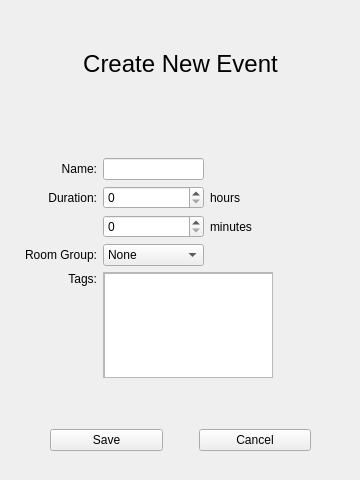
<?xml version="1.0" encoding="UTF-8"?>
<ui version="4.0">
 <class>EventCreateWindow</class>
 <widget class="QMainWindow" name="EventCreateWindow">
  <property name="windowModality">
   <enum>Qt::ApplicationModal</enum>
  </property>
  <property name="geometry">
   <rect>
    <x>0</x>
    <y>0</y>
    <width>360</width>
    <height>480</height>
   </rect>
  </property>
  <property name="sizePolicy">
   <sizepolicy hsizetype="Fixed" vsizetype="Fixed">
    <horstretch>0</horstretch>
    <verstretch>0</verstretch>
   </sizepolicy>
  </property>
  <property name="minimumSize">
   <size>
    <width>360</width>
    <height>480</height>
   </size>
  </property>
  <property name="maximumSize">
   <size>
    <width>360</width>
    <height>480</height>
   </size>
  </property>
  <property name="windowTitle">
   <string>MainView</string>
  </property>
  <widget class="QWidget" name="centralwidget">
   <widget class="QWidget" name="verticalLayoutWidget">
    <property name="geometry">
     <rect>
      <x>20</x>
      <y>20</y>
      <width>321</width>
      <height>441</height>
     </rect>
    </property>
    <layout class="QVBoxLayout" name="verticalLayout">
     <property name="bottomMargin">
      <number>10</number>
     </property>
     <item>
      <widget class="QLabel" name="TitleWindow">
       <property name="font">
        <font>
         <pointsize>18</pointsize>
        </font>
       </property>
       <property name="text">
        <string>Create New Event</string>
       </property>
       <property name="alignment">
        <set>Qt::AlignCenter</set>
       </property>
      </widget>
     </item>
     <item>
      <spacer name="verticalSpacer">
       <property name="orientation">
        <enum>Qt::Vertical</enum>
       </property>
       <property name="sizeType">
        <enum>QSizePolicy::Maximum</enum>
       </property>
       <property name="sizeHint" stdset="0">
        <size>
         <width>20</width>
         <height>40</height>
        </size>
       </property>
      </spacer>
     </item>
     <item>
      <layout class="QGridLayout" name="gridLayout">
       <property name="sizeConstraint">
        <enum>QLayout::SetDefaultConstraint</enum>
       </property>
       <property name="leftMargin">
        <number>5</number>
       </property>
       <property name="topMargin">
        <number>5</number>
       </property>
       <property name="rightMargin">
        <number>5</number>
       </property>
       <property name="bottomMargin">
        <number>5</number>
       </property>
       <item row="1" column="1">
        <widget class="QSpinBox" name="FieldHours"/>
       </item>
       <item row="2" column="1">
        <widget class="QSpinBox" name="FieldMinutes"/>
       </item>
       <item row="3" column="2">
        <spacer name="horizontalSpacer">
         <property name="orientation">
          <enum>Qt::Horizontal</enum>
         </property>
         <property name="sizeType">
          <enum>QSizePolicy::Maximum</enum>
         </property>
         <property name="sizeHint" stdset="0">
          <size>
           <width>70</width>
           <height>20</height>
          </size>
         </property>
        </spacer>
       </item>
       <item row="3" column="0">
        <widget class="QLabel" name="LabelRoomGroup">
         <property name="text">
          <string>Room Group:</string>
         </property>
         <property name="alignment">
          <set>Qt::AlignRight|Qt::AlignTrailing|Qt::AlignVCenter</set>
         </property>
        </widget>
       </item>
       <item row="0" column="0">
        <widget class="QLabel" name="LabelName">
         <property name="text">
          <string>Name:</string>
         </property>
         <property name="alignment">
          <set>Qt::AlignRight|Qt::AlignTrailing|Qt::AlignVCenter</set>
         </property>
        </widget>
       </item>
       <item row="0" column="1">
        <widget class="QLineEdit" name="FieldName"/>
       </item>
       <item row="1" column="2">
        <widget class="QLabel" name="LabelHours">
         <property name="text">
          <string>hours</string>
         </property>
        </widget>
       </item>
       <item row="1" column="0">
        <widget class="QLabel" name="LabelDuration">
         <property name="text">
          <string>Duration:</string>
         </property>
         <property name="alignment">
          <set>Qt::AlignRight|Qt::AlignTrailing|Qt::AlignVCenter</set>
         </property>
        </widget>
       </item>
       <item row="3" column="1">
        <widget class="QComboBox" name="MenuRoomGroup">
         <item>
          <property name="text">
           <string>None</string>
          </property>
         </item>
        </widget>
       </item>
       <item row="3" column="3">
        <spacer name="horizontalSpacer_2">
         <property name="orientation">
          <enum>Qt::Horizontal</enum>
         </property>
         <property name="sizeType">
          <enum>QSizePolicy::Maximum</enum>
         </property>
         <property name="sizeHint" stdset="0">
          <size>
           <width>70</width>
           <height>20</height>
          </size>
         </property>
        </spacer>
       </item>
       <item row="2" column="2">
        <widget class="QLabel" name="LabelMinutes">
         <property name="text">
          <string>minutes</string>
         </property>
        </widget>
       </item>
       <item row="4" column="0">
        <widget class="QLabel" name="LabelTags">
         <property name="text">
          <string>Tags:</string>
         </property>
         <property name="alignment">
          <set>Qt::AlignRight|Qt::AlignTrailing|Qt::AlignVCenter</set>
         </property>
        </widget>
       </item>
       <item row="6" column="0">
        <spacer name="verticalSpacer_3">
         <property name="orientation">
          <enum>Qt::Vertical</enum>
         </property>
         <property name="sizeType">
          <enum>QSizePolicy::Maximum</enum>
         </property>
         <property name="sizeHint" stdset="0">
          <size>
           <width>20</width>
           <height>40</height>
          </size>
         </property>
        </spacer>
       </item>
       <item row="4" column="1" rowspan="3" colspan="2">
        <widget class="QScrollArea" name="scrollArea">
         <property name="widgetResizable">
          <bool>true</bool>
         </property>
         <widget class="QWidget" name="scrollAreaWidgetContents">
          <property name="geometry">
           <rect>
            <x>0</x>
            <y>0</y>
            <width>159</width>
            <height>114</height>
           </rect>
          </property>
          <widget class="QListWidget" name="ListTags">
           <property name="geometry">
            <rect>
             <x>0</x>
             <y>0</y>
             <width>181</width>
             <height>121</height>
            </rect>
           </property>
          </widget>
         </widget>
        </widget>
       </item>
       <item row="5" column="0">
        <spacer name="verticalSpacer_4">
         <property name="orientation">
          <enum>Qt::Vertical</enum>
         </property>
         <property name="sizeType">
          <enum>QSizePolicy::Maximum</enum>
         </property>
         <property name="sizeHint" stdset="0">
          <size>
           <width>20</width>
           <height>40</height>
          </size>
         </property>
        </spacer>
       </item>
      </layout>
     </item>
     <item>
      <spacer name="verticalSpacer_2">
       <property name="orientation">
        <enum>Qt::Vertical</enum>
       </property>
       <property name="sizeType">
        <enum>QSizePolicy::Maximum</enum>
       </property>
       <property name="sizeHint" stdset="0">
        <size>
         <width>20</width>
         <height>40</height>
        </size>
       </property>
      </spacer>
     </item>
     <item>
      <layout class="QHBoxLayout" name="horizontalLayout_2">
       <item>
        <spacer name="horizontalSpacer_4">
         <property name="orientation">
          <enum>Qt::Horizontal</enum>
         </property>
         <property name="sizeType">
          <enum>QSizePolicy::Maximum</enum>
         </property>
         <property name="sizeHint" stdset="0">
          <size>
           <width>30</width>
           <height>20</height>
          </size>
         </property>
        </spacer>
       </item>
       <item>
        <widget class="QPushButton" name="ButtonSave">
         <property name="text">
          <string>Save</string>
         </property>
        </widget>
       </item>
       <item>
        <spacer name="horizontalSpacer_3">
         <property name="orientation">
          <enum>Qt::Horizontal</enum>
         </property>
         <property name="sizeType">
          <enum>QSizePolicy::Maximum</enum>
         </property>
         <property name="sizeHint" stdset="0">
          <size>
           <width>30</width>
           <height>20</height>
          </size>
         </property>
        </spacer>
       </item>
       <item>
        <widget class="QPushButton" name="ButtonCancel">
         <property name="text">
          <string>Cancel</string>
         </property>
        </widget>
       </item>
       <item>
        <spacer name="horizontalSpacer_5">
         <property name="orientation">
          <enum>Qt::Horizontal</enum>
         </property>
         <property name="sizeType">
          <enum>QSizePolicy::Maximum</enum>
         </property>
         <property name="sizeHint" stdset="0">
          <size>
           <width>30</width>
           <height>20</height>
          </size>
         </property>
        </spacer>
       </item>
      </layout>
     </item>
    </layout>
   </widget>
  </widget>
 </widget>
 <resources/>
 <connections/>
</ui>
